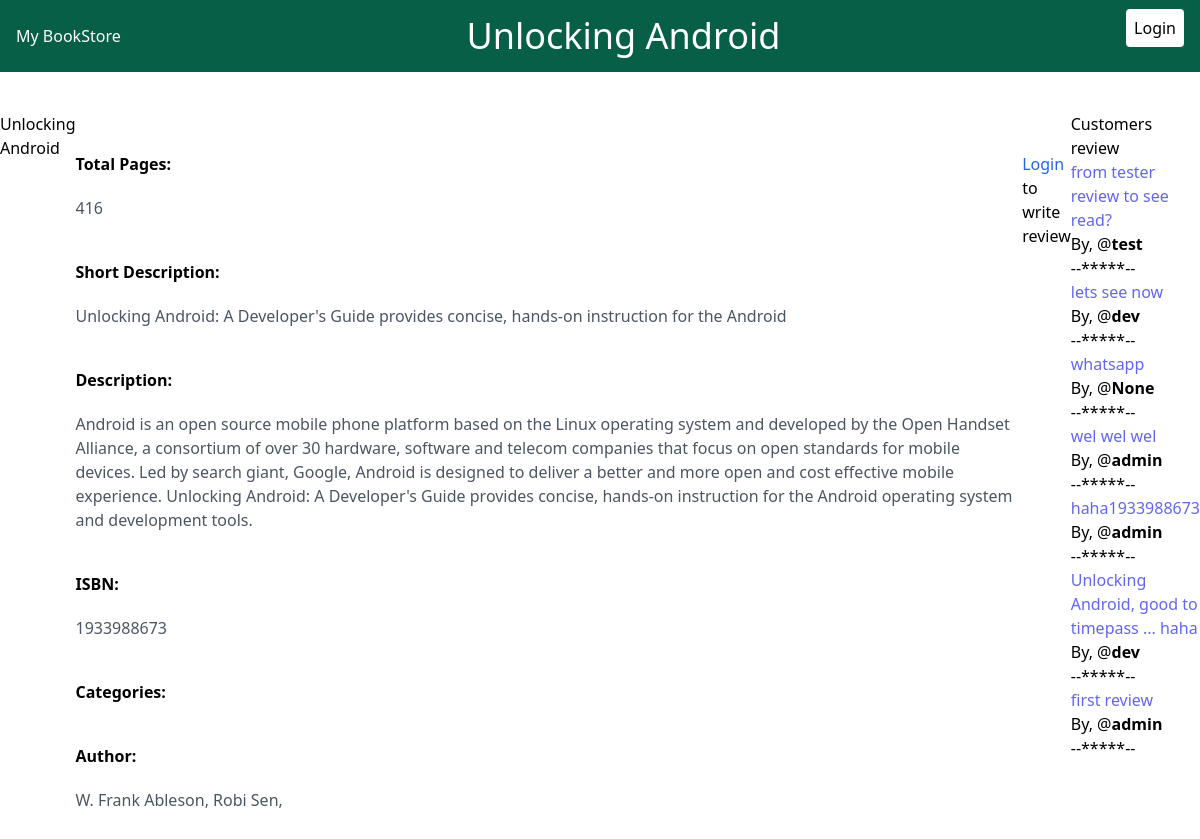
/book/bookslist/1, run on the app's committed database.
### book_app/models.py (models this page shows, shortened)
class Book(models.Model):
    title = models.CharField(max_length=100)
    pageCount = models.IntegerField(default=0)
    thumbnailUrl = models.CharField(max_length=200, null=True)
    shortDescription = models.CharField(max_length=100, null=True)
    longDescription = models.TextField(max_length=500, null=True)
    status = models.CharField(max_length=50, null=True)
    isbn = models.IntegerField(default=9999)
    authors = models.ManyToManyField(Author)

class Author(models.Model):
    name = models.CharField(verbose_name='Author Full name', max_length=50)
    created_at = models.DateTimeField(auto_now=True)

class Review(models.Model):
    body = models.TextField(max_length=500)
    user = models.ForeignKey(User, on_delete=models.CASCADE, null=True)
    book = models.ForeignKey(Book, on_delete=models.CASCADE, null=True)

### book_app/views.py (the view)
# urls.py: path('bookslist/<int:pk>', views.BookDetailView.as_view(), name='book.show'),
class BookDetailView(DetailView):
    model = Book
    template_name = "books/showbook.html"
    def get_context_data(self, **kwargs):
        context = super().get_context_data(**kwargs)
        context["reviews"] = context['book'].review_set.order_by('-id')
        context["authors"] = context['book'].authors.all()
        return context

### book_app/templates/books/showbook.html (shortened to what this page needs)
{% extends 'base.html' %}
{% block nav_title %}
{{book.title}}
{% endblock %}
{% block content %}
<h1>{{book.title}}</h1>
<div>
  <div class="mt-10">
    <b>Total Pages:</b>
    <p class="text-gray-600 mt-5">{{book.pageCount}}</p>
  </div>
  <div class="mt-10">
    <b>Short Description:</b>
    <p class="text-gray-600 mt-5">{{book.shortDescription}}</p>
  </div>
  <div class="mt-10">
    <b>Description:</b>
    <p class="text-gray-600 mt-5">{{book.longDescription}}</p>
  </div>
  <div class="mt-10">
    <b>ISBN:</b>
    <p class="text-gray-600 mt-5">{{book.isbn}}</p>
  </div>
  <div class="mt-10">
    <b>Categories:</b>
  </div>
  <div class="mt-10">
    <b>Author:</b>
    <div class="text-gray-600 mt-5">
      {% for author in authors %}
        <a href= {% url 'author.books' author.name %}>{{author.name}}</a>,
      {% endfor %}
    </div>
  </div>
</div>
<div class="mt-10">
  {% if user.is_authenticated %}
    <form action={% url 'book.review' book.id %} method="POST">
      {% csrf_token %}
      <textarea name="review" class="border rounded p-2 w-full" cols="30" rows="5"
        placeholder="Write your review"></textarea>
      <button type="submit" class="float-right border rounded p-2">Post it</button>
    </form>
  {% else %}
    <p>
      <a class="text-blue-600" href="{% url 'login' %}?next={{request.path}}" class="p-2 rounded bg-white text-black">Login</a> to write review
    </P>
  {% endif %}
</div>
<br />
<div>
  <h2>Customers review</h2>
  {% for review in reviews %}
  <div class="group border-indigo-500 hover:bg-white hover:shadow-lg hover:border-transparent ...">
    <p class="text-indigo-500 group-hover:text-gray-500 ...">{{review.body}}</p>
    <p>By, @<b>{{review.user}}</b></p>
    <p>--*****--</p>
  </div>
  {% endfor %}
</div>
{% endblock content %}

### templates/base.html (shortened to what this page needs)
<!DOCTYPE html>
<html lang="en">
  <head>
    <link href="https://unpkg.com/tailwindcss@^2/dist/tailwind.min.css" rel="stylesheet" />
  </head>
  <body>
    <nav class="p-4 flex justify-between bg-green-800 text-white w-full">
      <div class="flex flex-col justify-center">
        <p>My BookStore</p>
      </div>
      <h1 class="text-center text-4xl">{% block nav_title %} {% endblock %}</h1>
      <div class="flex justify-end">
        {% if user.is_authenticated %}
        <div>
          <a href="{% url 'logout' %}" class="p-2 rounded bg-gray-700 text-white">Logout</a>
        </div>
        {% else %}
        <div>
          <a href="{% url 'login' %}" class="p-2 rounded bg-white text-black">Login</a>
        </div>
        {% endif %}
      </div>
    </nav>
    <section class="py-10 flex justify-center">
      {% block content %}{% endblock %}
    </section>
  </body>
</html>

### data on the page
Book: title "Unlocking Android", pageCount "416", shortDescription "Unlocking Android: A Developer's Guide provides concise, hands-on instruction for the Android", longDescription "Android is an open source mobile phone platform based on the Linux operating system and developed by the Open Handset Alliance, a consortium of over 30 hardware, software and telecom companies that focus on open standards for mobile devices. Led by search giant, Google, Android is designed to deliver a better and more open and cost effective mobile experience. Unlocking Android: A Developer's Guide provides concise, hands-on instruction for the Android operating system and development tools.", isbn "1933988673"
Author: name "W. Frank Ableson"
Author: name "Robi Sen"
Review: body "from tester review to see read?", user "test"
Review: body "lets see now", user "dev"
Review: body "whatsapp", user "None"
Review: body "wel wel wel", user "admin"
Review: body "haha1933988673", user "admin"
Review: body "Unlocking Android, good to timepass ... haha", user "dev"
Review: body "first review", user "admin"
